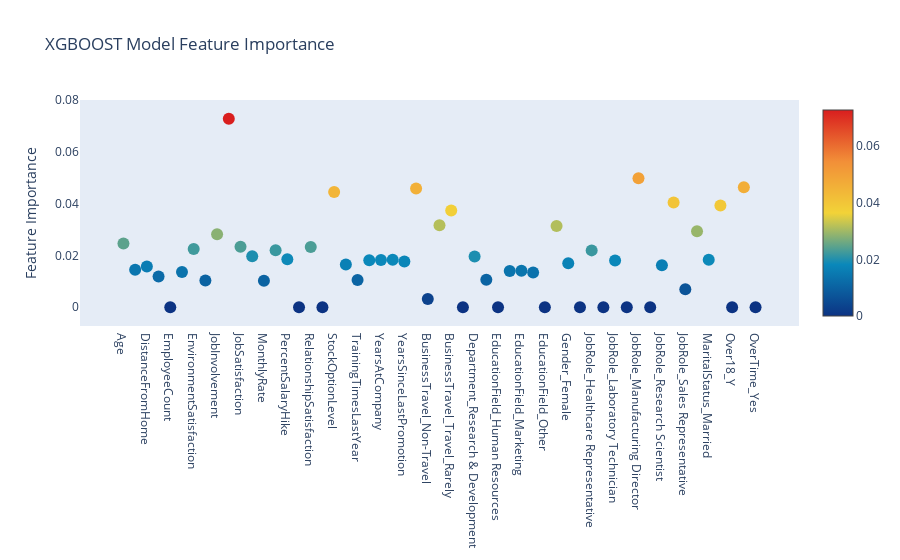

Source (notebook cell):
### Code cell
# Scatter plot 
trace = go.Scatter(
    y = xgb_cfl.feature_importances_,
    x = attrition_final.columns.values,
    mode='markers',
    marker=dict(
        sizemode = 'diameter',
        sizeref = 1.3,
        size = 12,
        color = xgb_cfl.feature_importances_,
        colorscale='Portland',
        showscale=True
    ),
    text = attrition_final.columns.values
)
data = [trace]

layout= go.Layout(
    autosize= True,
    title= 'XGBOOST Model Feature Importance',
    hovermode= 'closest',
     xaxis= dict(
         ticklen= 5,
         showgrid=False,
        zeroline=False,
        showline=False
     ),
    yaxis=dict(
        title= 'Feature Importance',
        showgrid=False,
        zeroline=False,
        ticklen= 5,
        gridwidth= 2
    ),
    showlegend= False
)
fig = go.Figure(data=data, layout=layout)
py.iplot(fig,filename='scatter')

### Figure 1 — Plotly figure (JSON) as saved in the notebook; plotly's stock layout.template omitted (floating-point values rounded to 4 significant figures)
{"data": [{"marker": {"color": [0.02463, 0.01444, 0.01573, 0.01187, 0.0, 0.01362, 0.02246, 0.01027, 0.02821, 0.07279, 0.02333, 0.0197, 0.01024, 0.02196, 0.0185, 0.0, 0.02328, 0.0, 0.04452, 0.01649, 0.01054, 0.01814, 0.01826, 0.0183, 0.01768, 0.04587, 0.003211, 0.03164, 0.03736, 0.0, 0.01963, 0.01058, 0.0, 0.01402, 0.01406, 0.01343, 0.0, 0.03138, 0.01702, 0.0, 0.02195, 0.0, 0.01801, 0.0, 0.04984, 0.0, 0.01618, 0.04047, 0.006963, 0.02935, 0.01837, 0.03934, 0.0, 0.04637, 0.0], "colorscale": [[0, "rgb(12,51,131)"], [0.25, "rgb(10,136,186)"], [0.5, "rgb(242,211,56)"], [0.75, "rgb(242,143,56)"], [1, "rgb(217,30,30)"]], "showscale": true, "size": 12, "sizemode": "diameter", "sizeref": 1.3}, "mode": "markers", "text": ["Age", "DailyRate", "DistanceFromHome", "Education", "EmployeeCount", "EmployeeNumber", "EnvironmentSatisfaction", "HourlyRate", "JobInvolvement", "JobLevel", "JobSatisfaction", "MonthlyIncome", "MonthlyRate", "NumCompaniesWorked", "PercentSalaryHike", "PerformanceRating", "RelationshipSatisfaction", "StandardHours", "StockOptionLevel", "TotalWorkingYears", "TrainingTimesLastYear", "WorkLifeBalance", "YearsAtCompany", "YearsInCurrentRole", "YearsSinceLastPromotion", "YearsWithCurrManager", "BusinessTravel_Non-Travel", "BusinessTravel_Travel_Frequently", "BusinessTravel_Travel_Rarely", "Department_Human Resources", "Department_Research & Development", "Department_Sales", "EducationField_Human Resources", "EducationField_Life Sciences", "EducationField_Marketing", "EducationField_Medical", "EducationField_Other", "EducationField_Technical Degree", "Gender_Female", "Gender_Male", "JobRole_Healthcare Representative", "JobRole_Human Resources", "JobRole_Laboratory Technician", "JobRole_Manager", "JobRole_Manufacturing Director", "JobRole_Research Director", "JobRole_Research Scientist", "JobRole_Sales Executive", "JobRole_Sales Representative", "MaritalStatus_Divorced", "MaritalStatus_Married", "MaritalStatus_Single", "Over18_Y", "OverTime_No", "OverTime_Yes"], "type": "scatter", "x": ["Age", "DailyRate", "DistanceFromHome", "Education", "EmployeeCount", "EmployeeNumber", "EnvironmentSatisfaction", "HourlyRate", "JobInvolvement", "JobLevel", "JobSatisfaction", "MonthlyIncome", "MonthlyRate", "NumCompaniesWorked", "PercentSalaryHike", "PerformanceRating", "RelationshipSatisfaction", "StandardHours", "StockOptionLevel", "TotalWorkingYears", "TrainingTimesLastYear", "WorkLifeBalance", "YearsAtCompany", "YearsInCurrentRole", "YearsSinceLastPromotion", "YearsWithCurrManager", "BusinessTravel_Non-Travel", "BusinessTravel_Travel_Frequently", "BusinessTravel_Travel_Rarely", "Department_Human Resources", "Department_Research & Development", "Department_Sales", "EducationField_Human Resources", "EducationField_Life Sciences", "EducationField_Marketing", "EducationField_Medical", "EducationField_Other", "EducationField_Technical Degree", "Gender_Female", "Gender_Male", "JobRole_Healthcare Representative", "JobRole_Human Resources", "JobRole_Laboratory Technician", "JobRole_Manager", "JobRole_Manufacturing Director", "JobRole_Research Director", "JobRole_Research Scientist", "JobRole_Sales Executive", "JobRole_Sales Representative", "MaritalStatus_Divorced", "MaritalStatus_Married", "MaritalStatus_Single", "Over18_Y", "OverTime_No", "OverTime_Yes"], "y": [0.02463, 0.01444, 0.01573, 0.01187, 0.0, 0.01362, 0.02246, 0.01027, 0.02821, 0.07279, 0.02333, 0.0197, 0.01024, 0.02196, 0.0185, 0.0, 0.02328, 0.0, 0.04452, 0.01649, 0.01054, 0.01814, 0.01826, 0.0183, 0.01768, 0.04587, 0.003211, 0.03164, 0.03736, 0.0, 0.01963, 0.01058, 0.0, 0.01402, 0.01406, 0.01343, 0.0, 0.03138, 0.01702, 0.0, 0.02195, 0.0, 0.01801, 0.0, 0.04984, 0.0, 0.01618, 0.04047, 0.006963, 0.02935, 0.01837, 0.03934, 0.0, 0.04637, 0.0]}], "layout": {"autosize": true, "hovermode": "closest", "showlegend": false, "title": {"text": "XGBOOST Model Feature Importance"}, "xaxis": {"showgrid": false, "showline": false, "ticklen": 5, "zeroline": false}, "yaxis": {"gridwidth": 2, "showgrid": false, "ticklen": 5, "title": {"text": "Feature Importance"}, "zeroline": false}}}
